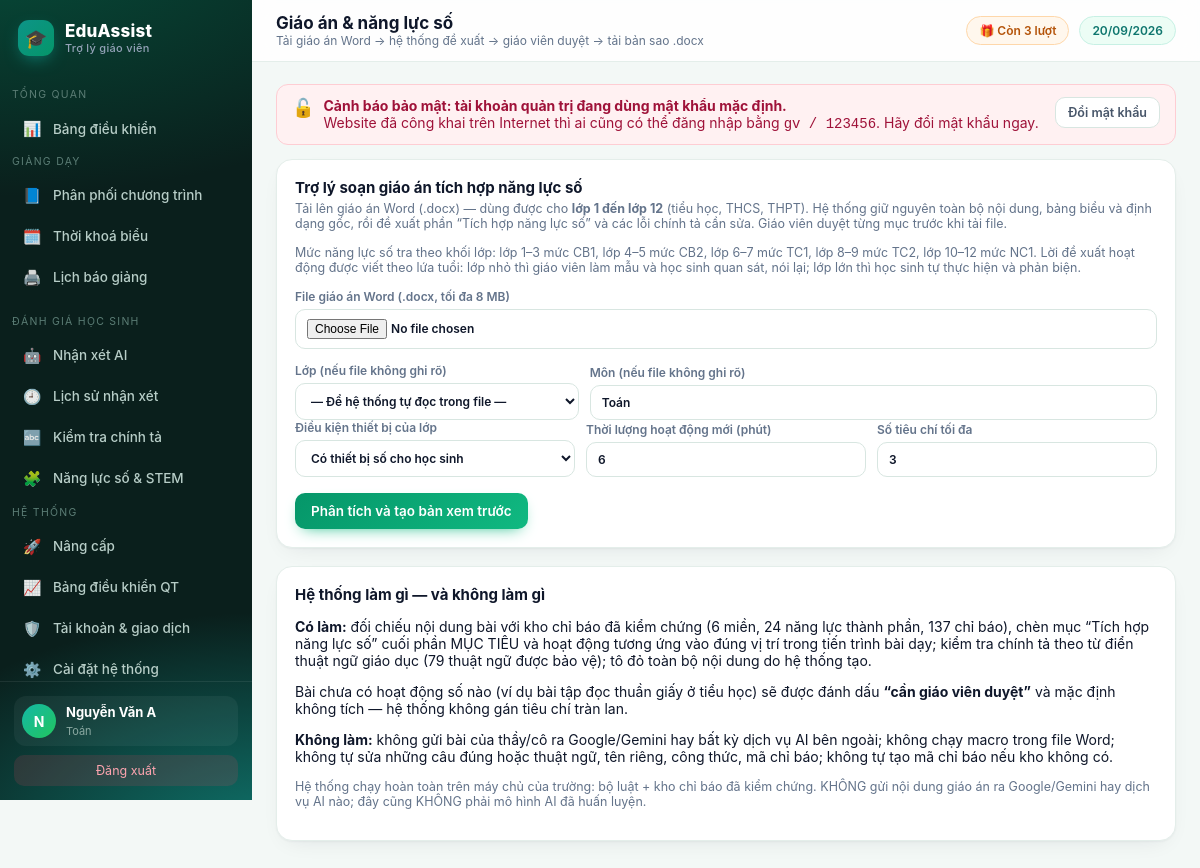
Page /giao-an/ (signed in) on the committed database.
### tables this page shows
CREATE TABLE teacher(
  id INTEGER PRIMARY KEY AUTOINCREMENT,
  username TEXT UNIQUE NOT NULL,
  password TEXT NOT NULL,
  fullname TEXT,
  school TEXT,
  subject TEXT,
  role TEXT DEFAULT 'teacher',
  email TEXT,
  phone TEXT,                      -- so dien thoai nhan tin nhan ma kich hoat
  google_sub TEXT,
  avatar TEXT,
  used INTEGER DEFAULT 0,          -- so luot da dung
  bought INTEGER DEFAULT 0,        -- so luot mua them (goi le 10k)
  expires TEXT,                    -- han su dung goi tra phi (ISO date)
  created TEXT
);

### app/plugins/giao_an_nls.py (the view, shortened to what this page needs)
@bp.route('/', methods=['GET', 'POST'])
@login_required
def index():
    return render_template('giao_an_upload.html', nhan=NHAN_NOI_BO,
                           luat=NLD.thong_ke(), tu_dien=CTG.thong_ke_tu_dien())

### app/auth.py (called while the page is built, shortened)
def _chuan_hoa_base(gia_tri):
    gia_tri = (gia_tri or '').strip().rstrip('/')
    if not gia_tri:
        return ''
    try:
        u = urlsplit(gia_tri)
        if u.scheme != 'https' or not u.hostname or u.username or u.password:
            return ''
        if u.query or u.fragment or u.path:
            return ''
        if '.' not in u.hostname:
            return ''
    except ValueError:
        return ''
    return 'https://' + ten

def base_tu_request():
    try:
        if request.scheme != 'https':
            return ''
        return _chuan_hoa_base('https://' + request.host)
    except Exception:
        return ''

def danh_sach_base():
    ra = []
    for phan in (CFG.get('PUBLIC_BASE_URL', '') or '').split(','):
        b = _chuan_hoa_base(phan)
        if b and b not in ra:
            ra.append(b)
    return ra

def google_base_url():
    ds = danh_sach_base()
    hien_tai = base_tu_request()
    if hien_tai and (hien_tai in ds or not ds):
        return hien_tai
    return ds[0] if ds else ''

def google_callback_url():
    base = google_base_url()
    return base + '/login/google/callback' if base else ''

def google_bat():
    return bool(CFG.get('GOOGLE_CLIENT_ID') and CFG.get('GOOGLE_CLIENT_SECRET') and google_callback_url())

def login_required(f):
    @wraps(f)
    def w(*a, **k):
        if not current_user():
            session.clear()
            return redirect(url_for('auth.login', next=request.path))
        return f(*a, **k)
    return w

def current_user():
    if session.get('uid'):
        return get_db().execute('SELECT * FROM teacher WHERE id=?', (session['uid'],)).fetchone()

### app/core.py (called while the page is built)
@bp.app_context_processor
def inject():
    u = current_user()
    return {"user": u, "THU_NAME": THU_NAME, "PROVIDERS": AI.PROVIDERS,
            "timedelta": datetime.timedelta,
            "now": datetime.date.today(), "BL": BL,
            "is_pro": BL.is_pro(u), "remaining": BL.remaining(u),
            "days_left": BL.days_left(u), "FREE_QUOTA": BL.FREE_QUOTA,
            "CFG": CFG, "google_enabled": google_bat(), "google_callback_url": google_callback_url(),
            "SITE_NAME": CFG.get("SITE_NAME", "EduAssist"),
            "SITE_TAGLINE": CFG.get("SITE_TAGLINE", "Trợ lý giáo viên"),
            "SITE_LOGO": CFG.get("SITE_LOGO", "🎓"),
            "so_viec_admin": _viec_admin(u),
            "canh_bao_mk": _mk_mac_dinh(u)}

### app/modules/config.py (called while the page is built, shortened)
def _lam_moi():
    if time.time() - _lan_nap < TTL:
        return

### app/templates/giao_an_upload.html (shortened to what this page needs)
{% extends 'base.html' %}
{% block head %}Giáo án &amp; năng lực số{% endblock %}
{% block crumb %}Tải giáo án Word → hệ thống đề xuất → giáo viên duyệt → tải bản sao .docx{% endblock %}
{% block body %}
<div class="card">
 <h3>Trợ lý soạn giáo án tích hợp năng lực số</h3>
 <p class="sub">Tải lên giáo án Word (.docx) — dùng được cho <b>lớp 1 đến lớp 12</b> (tiểu học, THCS, THPT).
 Hệ thống giữ nguyên toàn bộ nội dung, bảng biểu và định dạng gốc, rồi đề xuất phần “Tích hợp năng lực số”
 và các lỗi chính tả cần sửa. Giáo viên duyệt từng mục trước khi tải file.</p>
 <p class="sub">Mức năng lực số tra theo khối lớp: lớp 1–3 mức CB1, lớp 4–5 mức CB2, lớp 6–7 mức TC1,
 lớp 8–9 mức TC2, lớp 10–12 mức NC1. Lời đề xuất hoạt động được viết theo lứa tuổi: lớp nhỏ thì
 giáo viên làm mẫu và học sinh quan sát, nói lại; lớp lớn thì học sinh tự thực hiện và phản biện.</p>
 <form method="post" enctype="multipart/form-data">
  <label class="f" style="margin-bottom:14px">File giáo án Word (.docx, tối đa 8 MB)
   <input type="file" name="file" accept=".docx" required></label>
  <div class="row">
   <label class="f" style="flex:1;min-width:180px">Lớp (nếu file không ghi rõ)
    <select name="grade">
     <option value="">— Để hệ thống tự đọc trong file —</option>
    </select></label>
   <label class="f" style="flex:2;min-width:160px">Môn (nếu file không ghi rõ)
    <input name="subject" maxlength="80" value="{{user['subject'] or ''}}" placeholder="Ví dụ: Tin học"></label>
  </div>
  <div class="row">
   <label class="f" style="flex:1;min-width:200px">Điều kiện thiết bị của lớp
    <select name="thiet_bi">
     <option value="co">Có thiết bị số cho học sinh</option>
    </select></label>
   <label class="f" style="flex:1;min-width:150px">Thời lượng hoạt động mới (phút)
    <input type="number" name="thoi_luong" value="6" min="3" max="20"></label>
   <label class="f" style="flex:1;min-width:150px">Số tiêu chí tối đa
    <input type="number" name="toi_da" value="3" min="1" max="5"></label>
  </div>
  <button class="ok" style="margin-top:16px">Phân tích và tạo bản xem trước</button>
 </form>
</div>
<div class="card">
 <h3>Hệ thống làm gì — và không làm gì</h3>
 <p><b>Có làm:</b> đối chiếu nội dung bài với kho chỉ báo đã kiểm chứng ({{luat.so_mien}} miền,
 {{luat.so_thanh_phan}} năng lực thành phần, {{luat.so_chi_bao}} chỉ báo), chèn mục “Tích hợp năng lực số”
 cuối phần MỤC TIÊU và hoạt động tương ứng vào đúng vị trí trong tiến trình bài dạy; kiểm tra chính tả
 theo từ điển thuật ngữ giáo dục ({{tu_dien.so_thuat_ngu}} thuật ngữ được bảo vệ); tô đỏ toàn bộ
 nội dung do hệ thống tạo.</p>
 <p>Bài chưa có hoạt động số nào (ví dụ bài tập đọc thuần giấy ở tiểu học) sẽ được đánh dấu
 <b>“cần giáo viên duyệt”</b> và mặc định không tích — hệ thống không gán tiêu chí tràn lan.</p>
 <p><b>Không làm:</b> không gửi bài của thầy/cô ra Google/Gemini hay bất kỳ dịch vụ AI bên ngoài;
 không chạy macro trong file Word; không tự sửa những câu đúng hoặc thuật ngữ, tên riêng, công thức,
 mã chỉ báo; không tự tạo mã chỉ báo nếu kho không có.</p>
 <p class="muted">{{nhan}}</p>
</div>
{% endblock %}

### app/templates/base.html (shortened to what this page needs)
<!doctype html>
<html lang="vi"><head>
</head><body>
{% if user %}
<div class="shell">
<aside id="sb">
  <div class="brand"><span class="mk">{{SITE_LOGO}}</span><span>{{SITE_NAME}}<small>{{SITE_TAGLINE}}</small></span></div>
  {% set ep = request.endpoint %}
  <div class="navgrp">Tổng quan</div>
  <nav>
    <a href="{{url_for('core.dashboard')}}" class="{{'on' if ep=='core.dashboard'}}"><i>📊</i>Bảng điều khiển</a>
  </nav>
  <div class="navgrp">Giảng dạy</div>
  <nav>
    <a href="{{url_for('core.ppct')}}" class="{{'on' if ep=='core.ppct'}}"><i>📘</i>Phân phối chương trình</a>
    <a href="{{url_for('core.tkb')}}" class="{{'on' if ep=='core.tkb'}}"><i>🗓️</i>Thời khoá biểu</a>
    <a href="{{url_for('core.bao_giang')}}" class="{{'on' if ep=='core.bao_giang'}}"><i>🖨️</i>Lịch báo giảng</a>
  </nav>
  <div class="navgrp">Đánh giá học sinh</div>
  <nav>
    <a href="{{url_for('core.nhan_xet')}}" class="{{'on' if ep=='core.nhan_xet'}}"><i>🤖</i>Nhận xét AI</a>
    <a href="{{url_for('core.lich_su')}}" class="{{'on' if ep=='core.lich_su'}}"><i>🕘</i>Lịch sử nhận xét</a>
    <a href="{{url_for('core.chinh_ta')}}" class="{{'on' if ep=='core.chinh_ta'}}"><i>🔤</i>Kiểm tra chính tả</a>
    {% for m in (PLUGIN_MENUS or []) %}<a href="{{url_for(m.endpoint)}}" class="{{'on' if ep==m.endpoint}}"><i>{{m.icon}}</i>{{m.label}}</a>{% endfor %}
  </nav>
  <div class="navgrp">Hệ thống</div>
  <nav>
    <a href="{{url_for('core.nang_cap')}}" class="{{'on' if ep=='core.nang_cap'}}"><i>{{ '👑' if is_pro else '🚀' }}</i>{{ 'Gói của tôi' if is_pro else 'Nâng cấp' }}</a>
    {% if user['role']=='admin' %}
    <a href="{{url_for('core.qt_dashboard')}}" class="{{'on' if ep=='core.qt_dashboard'}}"><i>📈</i>Bảng điều khiển QT
      </a>
    <a href="{{url_for('core.quan_tri')}}" class="{{'on' if ep=='core.quan_tri'}}"><i>🛡️</i>Tài khoản &amp; giao dịch</a>
    <a href="{{url_for('core.qt_caidat')}}" class="{{'on' if ep=='core.qt_caidat'}}"><i>⚙️</i>Cài đặt hệ thống</a>
    {% endif %}
  </nav>
  <div class="side-foot">
    <div class="me">{% if user['avatar'] %}<img class="av" src="{{user['avatar']}}" alt="" style="object-fit:cover">
      {% else %}<div class="av">{{ (user['fullname'] or user['username'])[0]|upper }}</div>{% endif %}
      <div><b>{{user['fullname'] or user['username']}}</b><span>{{user['subject'] or 'Giáo viên'}}</span></div></div>
    <a class="logout" href="{{url_for('auth.logout')}}">Đăng xuất</a>
  </div>
</aside>
<main>
  <div class="topbar">
    <div><h1>{% block head %}Bảng điều khiển{% endblock %}</h1>
    <div class="crumb">{% block crumb %}{% endblock %}</div></div>
    <div class="sp">
      {% if is_pro %}
        <a href="{{url_for('core.nang_cap')}}" class="pill" style="background:linear-gradient(135deg,#0d9488,#059669);
          color:#fff;border:0">👑 Không giới hạn · còn {{days_left}} ngày</a>
      {% else %}
        <a href="{{url_for('core.nang_cap')}}" class="pill" style="background:{{'#fff1f2' if remaining==0 else '#fff7ed'}};
          color:{{'#be123c' if remaining==0 else '#b45309'}};border:1px solid {{'#fecdd3' if remaining==0 else '#fed7aa'}}">
          {{ '🔒 Hết lượt — Nâng cấp' if remaining==0 else '🎁 Còn ' ~ remaining ~ ' lượt' }}</a>
      {% endif %}
      <span class="pill">{{ now.strftime('%d/%m/%Y') }}</span></div>
  </div>
  <div class="wrap">
  {% if canh_bao_mk %}
  <div class="flash err" style="align-items:flex-start">
   <span style="font-size:18px">🔓</span>
   <div style="flex:1;font-weight:400"><b>Cảnh báo bảo mật: tài khoản quản trị đang dùng mật khẩu mặc định.</b><br>
    Website đã công khai trên Internet thì ai cũng có thể đăng nhập bằng <code>gv / 123456</code>.
    Hãy đổi mật khẩu ngay.</div>
   <a class="btn sec sm" href="{{url_for('core.cai_dat')}}#doimk">Đổi mật khẩu</a>
  </div>
  {% endif %}
  {% block body %}{% endblock %}
  </div>
</main>
</div>
{% else %}{% block body_anon %}{% endblock %}{% endif %}
</body></html>

### app/templates/base.html (style rules this page uses)
:root { --bg:#f3f8f6; --card:#fff; --ink:#0f172a; --mut:#64748b; --line:#e4eeea; --pri:#0d9488; --pri2:#059669; --ok:#10b981; --warn:#f59e0b; --dan:#f43f5e; --info:#0ea5e9; --sh:0 1px 2px rgba(16,24,40,.04),0 8px 24px -12px rgba(16,24,40,.12); --r:16px; }
* { box-sizing:border-box }
html,body { margin:0;padding:0 }
body { font-family:"Inter",system-ui,-apple-system,"Segoe UI",Roboto,Arial,sans-serif; background:var(--bg);color:var(--ink);font-size:14px;-webkit-font-smoothing:antialiased }
a { color:inherit;text-decoration:none }
.shell { display:flex;min-height:100vh }
aside { width:252px;flex:0 0 252px;background:#0a1f1c;color:#b7cdc7;display:flex;flex-direction:column; position:sticky;top:0;height:100vh;background-image:radial-gradient(900px 420px at -10% -8%,#064e3b 0%,transparent 62%),radial-gradient(700px 380px at 110% 105%,#0f766e 0%,transparent 60%) }
.brand { display:flex;align-items:center;gap:11px;padding:20px 18px 16px;font-weight:800;color:#fff;font-size:17px;letter-spacing:.2px }
.brand .mk { width:36px;height:36px;border-radius:11px;display:grid;place-items:center;font-size:18px; background:linear-gradient(135deg,var(--pri),var(--pri2));box-shadow:0 6px 18px -6px var(--pri) }
.brand small { display:block;font-weight:500;font-size:11px;color:#94a3b8;letter-spacing:.3px }
.navgrp { padding:8px 12px;font-size:10.5px;letter-spacing:.12em;text-transform:uppercase;color:#5b7d75;margin-top:8px }
aside nav { display:flex;flex-direction:column;gap:2px;padding:0 10px;overflow-y:auto }
aside nav a { display:flex;align-items:center;gap:11px;padding:10px 12px;border-radius:11px;font-weight:500; color:#b7cdc7;transition:.16s;font-size:13.5px }
aside nav a i { font-style:normal;width:20px;text-align:center;font-size:15px;opacity:.9 }
.side-foot { margin-top:auto;padding:14px;border-top:1px solid rgba(255,255,255,.08) }
.me { display:flex;align-items:center;gap:10px;padding:8px;border-radius:12px;background:rgba(255,255,255,.05) }
.av { width:34px;height:34px;border-radius:50%;display:grid;place-items:center;font-weight:700;color:#fff; background:linear-gradient(135deg,#14b8a6,#22c55e);flex:0 0 34px }
.me b { color:#fff;font-size:13px;display:block;line-height:1.25 }
.me span { font-size:11px;color:#8aa8a1 }
.logout { display:block;text-align:center;margin-top:9px;padding:8px;border-radius:10px;font-size:12.5px; background:rgba(244,63,94,.14);color:#fda4af }
main { flex:1;min-width:0;display:flex;flex-direction:column }
.topbar { height:62px;background:rgba(255,255,255,.85);backdrop-filter:blur(10px);border-bottom:1px solid var(--line); display:flex;align-items:center;gap:14px;padding:0 24px;position:sticky;top:0;z-index:20 }
.topbar h1 { font-size:17px;margin:0;font-weight:700 }
.crumb { color:var(--mut);font-size:12px }
.topbar .sp { margin-left:auto;display:flex;align-items:center;gap:10px }
.pill { background:#ecfdf5;color:#0f766e;border:1px solid #c7f0e4;padding:6px 12px;border-radius:999px;font-size:12px;font-weight:600 }
.wrap { padding:22px 24px 60px;max-width:1400px;width:100% }
.card { background:var(--card);border:1px solid var(--line);border-radius:var(--r);padding:18px;box-shadow:var(--sh);margin-bottom:18px }
.card>h3 { margin:0 0 4px;font-size:15px;font-weight:700 }
.card .sub { color:var(--mut);font-size:12.5px;margin:0 0 14px }
input,select,textarea { font:inherit;padding:9px 11px;border:1px solid #d8e6e1;border-radius:10px;background:#fff;color:var(--ink); transition:.15s;outline:none;max-width:100% }
label.f { display:flex;flex-direction:column;gap:5px;font-size:12px;color:var(--mut);font-weight:600 }
.row { display:flex;gap:11px;flex-wrap:wrap;align-items:flex-end }
button,.btn { font:inherit;font-weight:600;font-size:13.5px;border:0;cursor:pointer;padding:10px 16px;border-radius:10px; background:linear-gradient(135deg,var(--pri),var(--pri2));color:#fff;display:inline-flex;align-items:center;gap:7px; transition:.16s;box-shadow:0 6px 16px -8px var(--pri) }
.btn.sec,button.sec { background:#fff;color:#475569;border:1px solid #d8e6e1;box-shadow:none }
.btn.ok,button.ok { background:linear-gradient(135deg,#059669,#10b981);box-shadow:0 6px 16px -8px #10b981 }
.btn.sm { padding:7px 12px;font-size:12.5px }
.flash { padding:12px 15px;border-radius:12px;margin-bottom:14px;font-weight:500;display:flex;gap:9px;align-items:center }
.flash.err { background:#fff1f2;color:#9f1239;border:1px solid #fecdd3 }
.muted { color:var(--mut);font-size:12.5px }

### rows in the picture
teacher: fullname "N", fullname "Nguyễn Văn A", subject "Toán"

### other values in the picture
{{ SITE_LOGO }} "🎓"
{{ SITE_NAME }} "EduAssist"
{{ SITE_TAGLINE }} "Trợ lý giáo viên"
{{ m.icon }} "🧩"
{{ m.label }} "Năng lực số & STEM"
{{ '👑' if is_pro else '🚀' }} "🚀"
{{ 'Gói của tôi' if is_pro else 'Nâng cấp' }} "Nâng cấp"
{{ luat.so_mien }} "6"
{{ luat.so_thanh_phan }} "24"
{{ luat.so_chi_bao }} "137"
{{ tu_dien.so_thuat_ngu }} "79"
{{ nhan }} "Hệ thống chạy hoàn toàn trên máy chủ của trường: bộ luật + kho chỉ báo đã kiểm chứng. KHÔNG gửi nội dung giáo án ra Google/Gemini hay dịch vụ AI nào; đây cũng KHÔNG phải mô hình AI đã huấn luyện."
